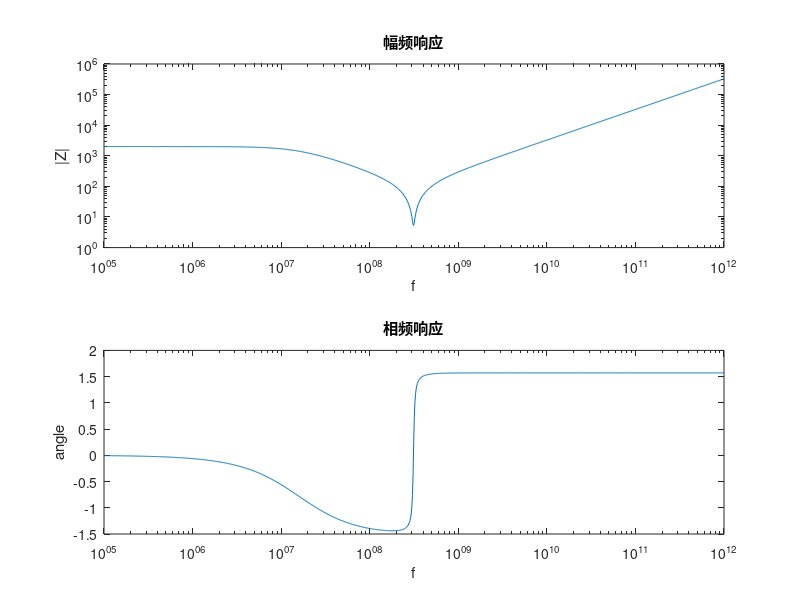

Recreate this plot in MATLAB.
close all;
clear all;

f=logspace(5,12,1000);%将f在10^5~10^12范围内将其分为1000点的等比数列
w=2*pi.*f;%转换为角频率
C=5/(10^12);%寄生电容5pf
L_ex=52/(10^9);%外部电感52nh
R=2000;%电阻2k欧姆

Z1=complex(1/R,C.*w);%模拟电荷分布与电阻并联的导纳
Z2=1./Z1; 

z1=complex(0,L_ex.*w);%引线电感
z=z1+Z2;

y=abs(z);
y1=10*log(y);
h=angle(z);
figure;
subplot(2,1,1);
loglog(f,y); 
xlabel('f');  
ylabel('|Z|');
title("幅频响应");
subplot(2,1,2);
semilogx(f,h); 
xlabel('f');  
ylabel('angle');
title("相频响应");
% subplot(2,1,1);
% semilogx(f,y1); 
% xlabel('f');  
% ylabel('|Z|');
% title("幅频响应");
